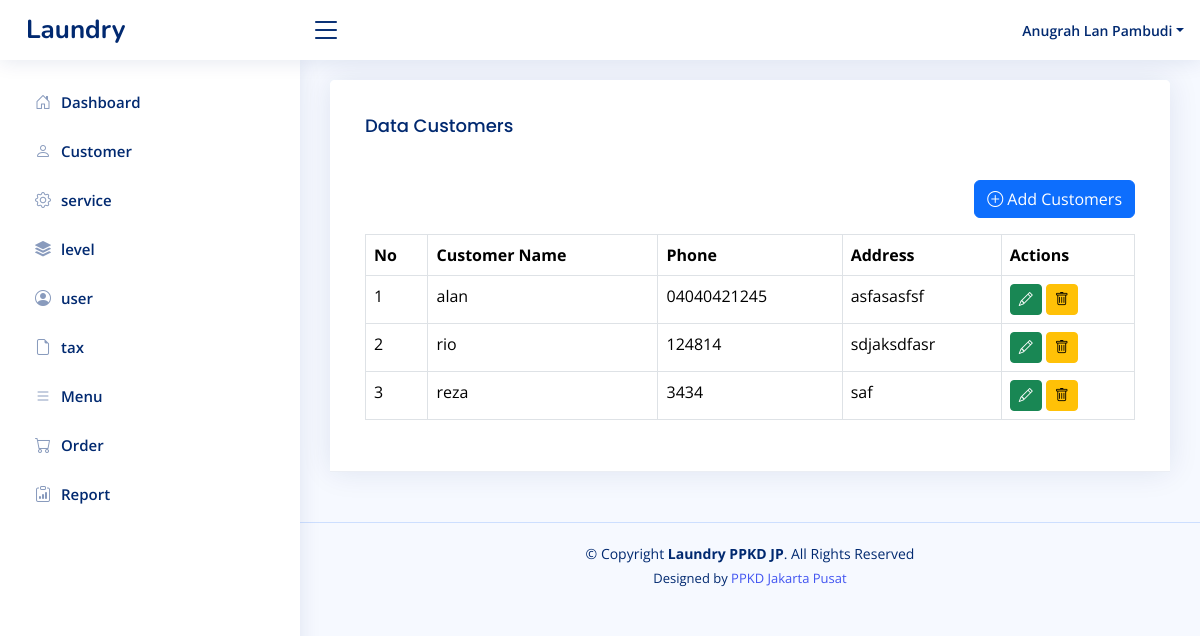
Page /home.php?page=customer (signed in) on the committed database.
### tables this page shows
CREATE TABLE `level_menus` (
  `id` int(11) NOT NULL,
  `level_id` int(11) NOT NULL,
  `menu_id` int(11) NOT NULL,
  `created_at` timestamp NOT NULL DEFAULT current_timestamp(),
  `updated_at` timestamp NULL DEFAULT NULL ON UPDATE current_timestamp()
);

CREATE TABLE `menus` (
  `id` int(11) NOT NULL,
  `name` varchar(30) NOT NULL,
  `icon` varchar(30) NOT NULL,
  `link` varchar(30) NOT NULL,
  `order` int(11) NOT NULL,
  `created_at` timestamp NOT NULL DEFAULT current_timestamp(),
  `updated_at` timestamp NULL DEFAULT NULL ON UPDATE current_timestamp()
);

CREATE TABLE `customers` (
  `id` int(11) NOT NULL,
  `name` varchar(100) NOT NULL,
  `phone` varchar(15) NOT NULL,
  `address` text NOT NULL,
  `created_at` timestamp NOT NULL DEFAULT current_timestamp(),
  `updated_at` timestamp NULL DEFAULT NULL ON UPDATE current_timestamp()
);

### pages/customer.php (the view, shortened to what this page needs)
<?php
$q_customers = mysqli_query($config, "SELECT  * FROM customers");
$customers = mysqli_fetch_all($q_customers, MYSQLI_ASSOC);
?>
<!DOCTYPE html>
<html lang="en">
<head>
</head>
<body>
    <div class="row">
        <div class="col-sm-12">
            <div class="card">
                <div class="card-header">
                    <div class="card-body">
                        <h3 class="card-title">Data Customers</h3>
                    </div>
                    <div class="card-body">
                        <div class="d-flex mb-3 justify-content-end">
                            <a href="?page=tambah-customer" class="btn btn-primary">
                                <i class="bi bi-plus-circle"></i> Add Customers
                            </a>
                        </div>
                        <table class="table table-bordered">
                            <tr>
                                <th>No</th>
                                <th>Customer Name</th>
                                <th>Phone</th>
                                <th>Address</th>
                                <th>Actions</th>
                            </tr>
                            <?php
                            foreach ($customers as $key => $customer) {
                            ?>
                            <tr>
                                <td><?php echo $key + 1 ?></td>
                                <td><?php echo $customer['name'] ?></td>
                                <td><?php echo $customer['phone'] ?></td>
                                <td><?php echo $customer['address'] ?></td>
                                <td>
                                    <a class="btn btn-success btn-sm"
                                        href="?page=tambah-customer&edit=<?= $customer['id'] ?>">
                                        <i class="bi bi-pencil"></i>
                                    </a>
                                    <form class="d-inline" action="?page=customer&delete=<?= $customer['id'] ?>"
                                        method="post" onclick="return confirm('Are you sure you want to delete?')">
                                        <button type="submit" class="btn btn-warning btn-sm">
                                            <i class="bi bi-trash"></i>
                                        </button>
                                    </form>
                                </td>
                            </tr>
                            <?php
                            }
                            ?>
                        </table>
                    </div>
                </div>
            </div>
        </div>
    </div>
</body>
</html>

### inc/sidebar.php
<?php
$level_id = $_SESSION['LEVEL_ID'] ?? '';
$queryLevelMenu = mysqli_query(
    $config,
    "SELECT menus.*, level_menus.level_id
     FROM menus
     JOIN level_menus ON menus.id = level_menus.menu_id
     WHERE level_menus.level_id ='$level_id'
     ORDER BY menus.`order` ASC"
);
$rowLevelMenus = mysqli_fetch_all($queryLevelMenu, MYSQLI_ASSOC);
?>
<aside id="sidebar" class="sidebar">
    <ul class="sidebar-nav" id="sidebar-nav">
        <?php foreach($rowLevelMenus as $rowLevelMenu): ?>
        <li class="nav-item">
            <a class="nav-link collapsed" href="?page=<?php echo $rowLevelMenu['link']; ?>">
                <i class="<?php echo $rowLevelMenu['icon']; ?>"></i>
                <span><?php echo $rowLevelMenu['name']; ?></span>
            </a>
        </li>
        <?php endforeach; ?>
    </ul>
</aside>

### assets/css/style.css (style rules this page uses)
:root { scroll-behavior: smooth; }
body { font-family: "Open Sans", sans-serif; background: #f6f9ff; color: #444444; }
a { color: #4154f1; text-decoration: none; }
h1, h2, h3, h4, h5, h6 { font-family: "Nunito", sans-serif; }
.card { margin-bottom: 30px; border: none; border-radius: 5px; box-shadow: 0px 0 30px rgba(1, 41, 112, 0.1); }
.card-header, .card-footer { border-color: #ebeef4; background-color: #fff; color: #798eb3; padding: 15px; }
.card-title { padding: 20px 0 15px 0; font-size: 18px; font-weight: 500; color: #012970; font-family: "Poppins", sans-serif; }
.card-body { padding: 0 20px 20px 20px; }
.sidebar { position: fixed; top: 60px; left: 0; bottom: 0; width: 300px; z-index: 996; transition: all 0.3s; padding: 20px; overflow-y: auto; scrollbar-width: thin; scrollbar-color: #aab7cf transparent; box-shadow: 0px 0px 20px rgba(1, 41, 112, 0.1); background-color: #fff; }
.sidebar-nav { padding: 0; margin: 0; list-style: none; }
.sidebar-nav li { padding: 0; margin: 0; list-style: none; }
.sidebar-nav .nav-item { margin-bottom: 5px; }
.sidebar-nav .nav-link { display: flex; align-items: center; font-size: 15px; font-weight: 600; color: #4154f1; transition: 0.3; background: #f6f9ff; padding: 10px 15px; border-radius: 4px; }
.sidebar-nav .nav-link i { font-size: 16px; margin-right: 10px; color: #4154f1; }
.sidebar-nav .nav-link.collapsed { color: #012970; background: #fff; }
.sidebar-nav .nav-link.collapsed i { color: #899bbd; }

### rows in the picture
level_menus: menu.name "Dashboard"
level_menus: menu.name "Customer"
level_menus: menu.name "service"
level_menus: menu.name "level"
level_menus: menu.name "user"
level_menus: menu.name "tax"
level_menus: menu.name "Menu"
level_menus: menu.name "Order"
level_menus: menu.name "Report"
customers: name "alan", phone "04040421245", address "asfasasfsf"
customers: name "rio", phone "124814", address "sdjaksdfasr"
customers: name "reza", phone "3434", address "saf"

### other values in the picture
$_SESSION['NAME'] "Anugrah Lan Pambudi"
